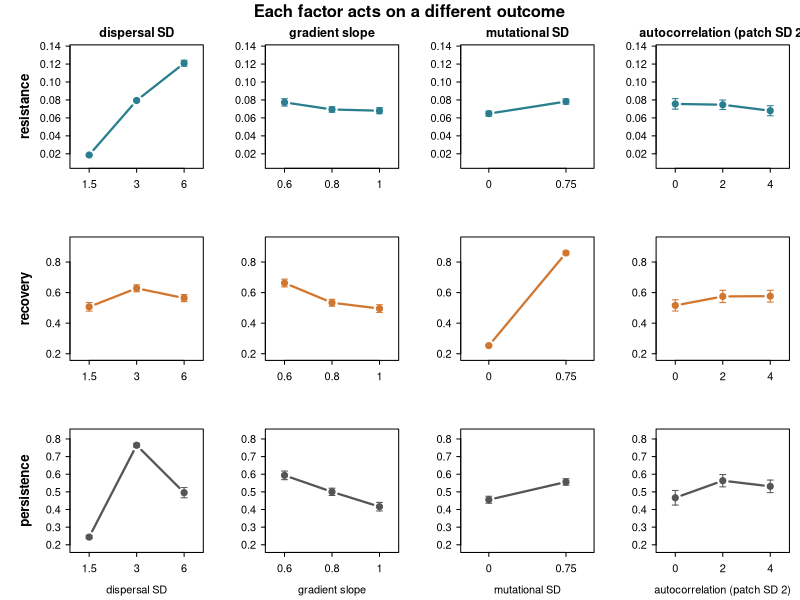

Write the R code that produced this figure.
#!/usr/bin/env Rscript
# Figure 2: the three currencies of rescue. Rows = outcomes, columns = factors.
# Reads phase_profiles_v3.csv (cluster-mean +/- SE). Base R only.
p <- read.csv("phase_profiles_v3.csv")
facs <- c("dispersal","slope","mutation","autocorrelation")
outs <- c("resistance","recovery","persistence")
xlabs <- c(dispersal="dispersal SD", slope="gradient slope",
           mutation="mutational SD", autocorrelation="autocorrelation (patch SD 2)")
cols <- c(resistance="#2a7f8f", recovery="#d1762f", persistence="#555555")
pdf("fig2_phase_profiles_v3.pdf", width=10.5, height=7.6)
par(mfrow=c(3,4), mar=c(3.6,3.9,1.6,.8), mgp=c(2.3,.7,0), tcl=-.3, las=1, oma=c(0,1.4,1.8,0))
for (o in outs) {
 qq <- p[p$outcome==o,]
 yl <- range(c(qq$mean-2*qq$se, qq$mean+2*qq$se)); yl <- yl + c(-.08,.08)*diff(yl)
 for (f in facs) {
  q <- p[p$factor==f & p$outcome==o,]
  q <- q[order(q$level),]
  ylim <- yl
  plot(seq_len(nrow(q)), q$mean, type="b", pch=19, lwd=2.2, col=cols[o],
       xlim=c(.7,nrow(q)+.3), ylim=ylim, xaxt="n",
       xlab=if(o=="persistence") xlabs[f] else "", ylab="", main="")
  axis(1, seq_len(nrow(q)), q$level)
  arrows(seq_len(nrow(q)), q$mean-q$se, y1=q$mean+q$se, angle=90, code=3, length=.03, col=cols[o])
  if (f=="dispersal") mtext(o, side=2, line=2.9, cex=.8, las=0, font=2)
  if (o=="resistance") mtext(xlabs[f], side=3, line=.4, cex=.75, font=2)
 }
}
mtext("Each factor acts on a different outcome", outer=TRUE, line=.3, cex=1, font=2)
dev.off()
cat("wrote fig2_phase_profiles_v3.pdf\n")
